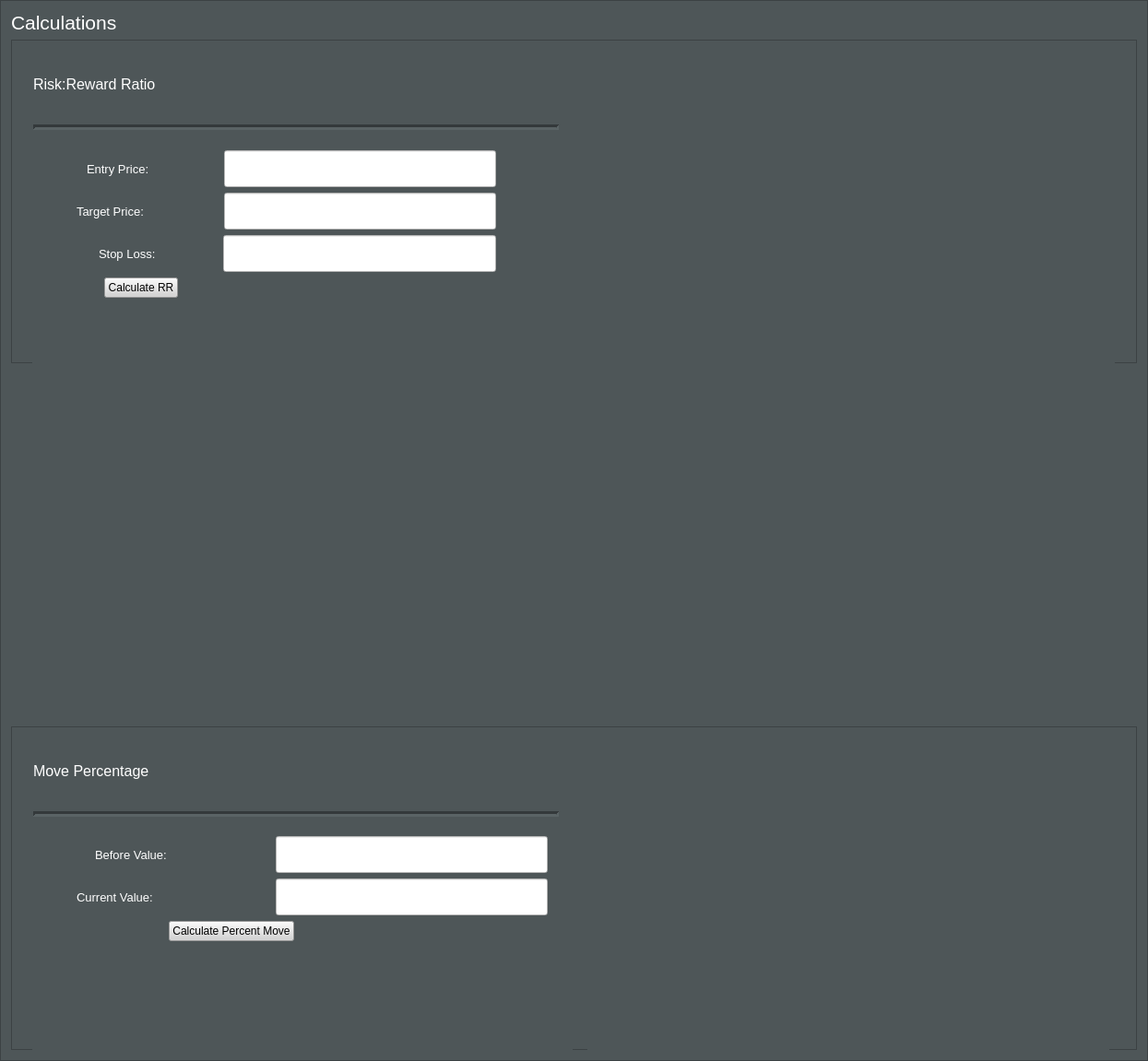
       <widget class="QFrame" name="frame">
        <property name="minimumSize">
         <size>
          <width>1242</width>
          <height>1151</height>
         </size>
        </property>
        <property name="styleSheet">
         <string notr="true">background-color: rgb(78, 86, 88);</string>
        </property>
        <property name="frameShape">
         <enum>QFrame::StyledPanel</enum>
        </property>
        <property name="frameShadow">
         <enum>QFrame::Raised</enum>
        </property>
        <layout class="QFormLayout" name="formLayout_3">
         <item row="0" column="0">
          <widget class="QLabel" name="label_5">
           <property name="font">
            <font>
             <pointsize>16</pointsize>
            </font>
           </property>
           <property name="styleSheet">
            <string notr="true">color: rgb(255, 255, 255);</string>
           </property>
           <property name="text">
            <string>Calculations</string>
           </property>
          </widget>
         </item>
         <item row="1" column="0">
          <widget class="QFrame" name="frame_9">
           <property name="minimumSize">
            <size>
             <width>1221</width>
             <height>351</height>
            </size>
           </property>
           <property name="styleSheet">
            <string notr="true">background-color: rgb(78, 86, 88);</string>
           </property>
           <property name="frameShape">
            <enum>QFrame::StyledPanel</enum>
           </property>
           <property name="frameShadow">
            <enum>QFrame::Raised</enum>
           </property>
           <widget class="QLabel" name="label_6">
            <property name="geometry">
             <rect>
              <x>24</x>
              <y>24</y>
              <width>321</width>
              <height>48</height>
             </rect>
            </property>
            <property name="font">
             <font>
              <pointsize>12</pointsize>
             </font>
            </property>
            <property name="styleSheet">
             <string notr="true">color: rgb(255, 255, 255);</string>
            </property>
            <property name="text">
             <string>Risk:Reward Ratio</string>
            </property>
           </widget>
           <widget class="Line" name="line">
            <property name="geometry">
             <rect>
              <x>24</x>
              <y>87</y>
              <width>570</width>
              <height>16</height>
             </rect>
            </property>
            <property name="lineWidth">
             <number>3</number>
            </property>
            <property name="orientation">
             <enum>Qt::Horizontal</enum>
            </property>
           </widget>
           <widget class="QWidget" name="layoutWidget">
            <property name="geometry">
             <rect>
              <x>23</x>
              <y>120</y>
              <width>578</width>
              <height>240</height>
             </rect>
            </property>
            <layout class="QFormLayout" name="formLayout_10">
             <item row="0" column="0">
              <layout class="QVBoxLayout" name="verticalLayout_6">
               <item>
                <layout class="QHBoxLayout" name="horizontalLayout_19">
                 <item>
                  <spacer name="horizontalSpacer">
                   <property name="orientation">
                    <enum>Qt::Horizontal</enum>
                   </property>
                   <property name="sizeHint" stdset="0">
                    <size>
                     <width>48</width>
                     <height>20</height>
                    </size>
                   </property>
                  </spacer>
                 </item>
                 <item>
                  <layout class="QHBoxLayout" name="horizontalLayout_16">
                   <item>
                    <widget class="QLabel" name="label_7">
                     <property name="minimumSize">
                      <size>
                       <width>143</width>
                       <height>40</height>
                      </size>
                     </property>
                     <property name="font">
                      <font>
                       <pointsize>10</pointsize>
                      </font>
                     </property>
                     <property name="styleSheet">
                      <string notr="true">color: rgb(255, 255, 255);</string>
                     </property>
                     <property name="text">
                      <string>Entry Price:</string>
                     </property>
                    </widget>
                   </item>
                   <item>
                    <widget class="QLineEdit" name="entry_input">
                     <property name="minimumSize">
                      <size>
                       <width>295</width>
                       <height>40</height>
                      </size>
                     </property>
                     <property name="styleSheet">
                      <string notr="true">background-color: rgb(255, 255, 255);</string>
                     </property>
                    </widget>
                   </item>
                  </layout>
                 </item>
                </layout>
               </item>
               <item>
                <layout class="QHBoxLayout" name="horizontalLayout_20">
                 <item>
                  <spacer name="horizontalSpacer_2">
                   <property name="orientation">
                    <enum>Qt::Horizontal</enum>
                   </property>
                   <property name="sizeHint" stdset="0">
                    <size>
                     <width>48</width>
                     <height>20</height>
                    </size>
                   </property>
                  </spacer>
                 </item>
                 <item>
                  <layout class="QHBoxLayout" name="horizontalLayout_17">
                   <item>
                    <widget class="QLabel" name="label_11">
                     <property name="minimumSize">
                      <size>
                       <width>154</width>
                       <height>40</height>
                      </size>
                     </property>
                     <property name="font">
                      <font>
                       <pointsize>10</pointsize>
                      </font>
                     </property>
                     <property name="styleSheet">
                      <string notr="true">color: rgb(255, 255, 255);</string>
                     </property>
                     <property name="text">
                      <string>Target Price:</string>
                     </property>
                    </widget>
                   </item>
                   <item>
                    <widget class="QLineEdit" name="target_input">
                     <property name="minimumSize">
                      <size>
                       <width>295</width>
                       <height>40</height>
                      </size>
                     </property>
                     <property name="maximumSize">
                      <size>
                       <width>295</width>
                       <height>16777215</height>
                      </size>
                     </property>
                     <property name="styleSheet">
                      <string notr="true">background-color: rgb(255, 255, 255);</string>
                     </property>
                    </widget>
                   </item>
                  </layout>
                 </item>
                </layout>
               </item>
               <item>
                <layout class="QHBoxLayout" name="horizontalLayout_21">
                 <item>
                  <spacer name="horizontalSpacer_3">
                   <property name="orientation">
                    <enum>Qt::Horizontal</enum>
                   </property>
                   <property name="sizeHint" stdset="0">
                    <size>
                     <width>48</width>
                     <height>20</height>
                    </size>
                   </property>
                  </spacer>
                 </item>
                 <item>
                  <layout class="QHBoxLayout" name="horizontalLayout_18">
                   <item>
                    <widget class="QLabel" name="label_12">
                     <property name="minimumSize">
                      <size>
                       <width>129</width>
                       <height>40</height>
                      </size>
                     </property>
                     <property name="font">
                      <font>
                       <pointsize>10</pointsize>
                      </font>
                     </property>
                     <property name="styleSheet">
                      <string notr="true">color: rgb(255, 255, 255);</string>
                     </property>
                     <property name="text">
                      <string>Stop Loss:</string>
                     </property>
                    </widget>
                   </item>
                   <item>
                    <widget class="QLineEdit" name="stop_input">
                     <property name="minimumSize">
                      <size>
                       <width>296</width>
                       <height>40</height>
                      </size>
                     </property>
                     <property name="styleSheet">
                      <string notr="true">background-color: rgb(255, 255, 255);</string>
                     </property>
                    </widget>
                   </item>
                  </layout>
                 </item>
                </layout>
               </item>
              </layout>
             </item>
             <item row="1" column="0">
              <layout class="QHBoxLayout" name="horizontalLayout_22">
               <item>
                <spacer name="horizontalSpacer_12">
                 <property name="orientation">
                  <enum>Qt::Horizontal</enum>
                 </property>
                 <property name="sizeHint" stdset="0">
                  <size>
                   <width>78</width>
                   <height>20</height>
                  </size>
                 </property>
                </spacer>
               </item>
               <item>
                <widget class="QPushButton" name="rr_btn">
                 <property name="styleSheet">
                  <string notr="true">background-color: rgb(211, 211, 211);</string>
                 </property>
                 <property name="text">
                  <string>Calculate RR</string>
                 </property>
                </widget>
               </item>
               <item>
                <spacer name="horizontalSpacer_4">
                 <property name="orientation">
                  <enum>Qt::Horizontal</enum>
                 </property>
                 <property name="sizeHint" stdset="0">
                  <size>
                   <width>48</width>
                   <height>20</height>
                  </size>
                 </property>
                </spacer>
               </item>
              </layout>
             </item>
            </layout>
           </widget>
           <widget class="QWidget" name="layoutWidget">
            <property name="geometry">
             <rect>
              <x>597</x>
              <y>23</y>
              <width>600</width>
              <height>359</height>
             </rect>
            </property>
            <layout class="QHBoxLayout" name="horizontalLayout_43">
             <item>
              <spacer name="horizontalSpacer_6">
               <property name="orientation">
                <enum>Qt::Horizontal</enum>
               </property>
               <property name="sizeHint" stdset="0">
                <size>
                 <width>152</width>
                 <height>20</height>
                </size>
               </property>
              </spacer>
             </item>
             <item>
              <widget class="QLabel" name="ratio_display">
               <property name="minimumSize">
                <size>
                 <width>431</width>
                 <height>357</height>
                </size>
               </property>
               <property name="font">
                <font>
                 <pointsize>24</pointsize>
                </font>
               </property>
               <property name="styleSheet">
                <string notr="true">background-color: rgb(78, 86, 88);
color: rgb(255, 255, 255);</string>
               </property>
               <property name="text">
                <string/>
               </property>
              </widget>
             </item>
            </layout>
           </widget>
          </widget>
         </item>
         <item row="2" column="0">
          <spacer name="verticalSpacer_17">
           <property name="orientation">
            <enum>Qt::Vertical</enum>
           </property>
           <property name="sizeHint" stdset="0">
            <size>
             <width>20</width>
             <height>40</height>
            </size>
           </property>
          </spacer>
         </item>
         <item row="3" column="0">
          <widget class="QFrame" name="frame_10">
           <property name="minimumSize">
            <size>
             <width>1221</width>
             <height>351</height>
            </size>
           </property>
           <property name="styleSheet">
            <string notr="true">background-color: rgb(78, 86, 88);</string>
           </property>
           <property name="frameShape">
            <enum>QFrame::StyledPanel</enum>
           </property>
           <property name="frameShadow">
            <enum>QFrame::Raised</enum>
           </property>
           <widget class="QWidget" name="layoutWidget">
            <property name="geometry">
             <rect>
              <x>23</x>
              <y>119</y>
              <width>586</width>
              <height>261</height>
             </rect>
            </property>
            <layout class="QFormLayout" name="formLayout">
             <item row="0" column="0">
              <layout class="QVBoxLayout" name="verticalLayout_7">
               <item>
                <layout class="QHBoxLayout" name="horizontalLayout_25">
                 <item>
                  <spacer name="horizontalSpacer_7">
                   <property name="orientation">
                    <enum>Qt::Horizontal</enum>
                   </property>
                   <property name="sizeHint" stdset="0">
                    <size>
                     <width>48</width>
                     <height>20</height>
                    </size>
                   </property>
                  </spacer>
                 </item>
                 <item>
                  <layout class="QHBoxLayout" name="horizontalLayout_26">
                   <item>
                    <widget class="QLabel" name="label_15">
                     <property name="minimumSize">
                      <size>
                       <width>190</width>
                       <height>40</height>
                      </size>
                     </property>
                     <property name="font">
                      <font>
                       <pointsize>10</pointsize>
                      </font>
                     </property>
                     <property name="styleSheet">
                      <string notr="true">color: rgb(255, 255, 255);</string>
                     </property>
                     <property name="text">
                      <string>Before Value:</string>
                     </property>
                    </widget>
                   </item>
                   <item>
                    <widget class="QLineEdit" name="before_val_input">
                     <property name="minimumSize">
                      <size>
                       <width>295</width>
                       <height>40</height>
                      </size>
                     </property>
                     <property name="styleSheet">
                      <string notr="true">background-color: rgb(255, 255, 255);</string>
                     </property>
                    </widget>
                   </item>
                  </layout>
                 </item>
                </layout>
               </item>
               <item>
                <layout class="QHBoxLayout" name="horizontalLayout_27">
                 <item>
                  <spacer name="horizontalSpacer_11">
                   <property name="orientation">
                    <enum>Qt::Horizontal</enum>
                   </property>
                   <property name="sizeHint" stdset="0">
                    <size>
                     <width>48</width>
                     <height>20</height>
                    </size>
                   </property>
                  </spacer>
                 </item>
                 <item>
                  <layout class="QHBoxLayout" name="horizontalLayout_28">
                   <item>
                    <widget class="QLabel" name="label_16">
                     <property name="minimumSize">
                      <size>
                       <width>210</width>
                       <height>40</height>
                      </size>
                     </property>
                     <property name="font">
                      <font>
                       <pointsize>10</pointsize>
                      </font>
                     </property>
                     <property name="styleSheet">
                      <string notr="true">color: rgb(255, 255, 255);</string>
                     </property>
                     <property name="text">
                      <string>Current Value:</string>
                     </property>
                    </widget>
                   </item>
                   <item>
                    <widget class="QLineEdit" name="current_val_input">
                     <property name="minimumSize">
                      <size>
                       <width>295</width>
                       <height>40</height>
                      </size>
                     </property>
                     <property name="maximumSize">
                      <size>
                       <width>295</width>
                       <height>16777215</height>
                      </size>
                     </property>
                     <property name="styleSheet">
                      <string notr="true">background-color: rgb(255, 255, 255);</string>
                     </property>
                    </widget>
                   </item>
                  </layout>
                 </item>
                </layout>
               </item>
              </layout>
             </item>
             <item row="1" column="0">
              <layout class="QHBoxLayout" name="horizontalLayout_23">
               <item>
                <spacer name="horizontalSpacer_32">
                 <property name="orientation">
                  <enum>Qt::Horizontal</enum>
                 </property>
                 <property name="sizeHint" stdset="0">
                  <size>
                   <width>148</width>
                   <height>20</height>
                  </size>
                 </property>
                </spacer>
               </item>
               <item>
                <widget class="QPushButton" name="percent_move_btn">
                 <property name="styleSheet">
                  <string notr="true">background-color: rgb(211, 211, 211);</string>
                 </property>
                 <property name="text">
                  <string>Calculate Percent Move</string>
                 </property>
                </widget>
               </item>
               <item>
                <spacer name="horizontalSpacer_30">
                 <property name="orientation">
                  <enum>Qt::Horizontal</enum>
                 </property>
                 <property name="sizeHint" stdset="0">
                  <size>
                   <width>48</width>
                   <height>20</height>
                  </size>
                 </property>
                </spacer>
               </item>
              </layout>
             </item>
            </layout>
           </widget>
           <widget class="QLabel" name="label_14">
            <property name="geometry">
             <rect>
              <x>24</x>
              <y>24</y>
              <width>301</width>
              <height>48</height>
             </rect>
            </property>
            <property name="font">
             <font>
              <pointsize>12</pointsize>
             </font>
            </property>
            <property name="styleSheet">
             <string notr="true">color: rgb(255, 255, 255);</string>
            </property>
            <property name="text">
             <string>Move Percentage</string>
            </property>
           </widget>
           <widget class="Line" name="line_2">
            <property name="geometry">
             <rect>
              <x>24</x>
              <y>87</y>
              <width>570</width>
              <height>16</height>
             </rect>
            </property>
            <property name="lineWidth">
             <number>3</number>
            </property>
            <property name="orientation">
             <enum>Qt::Horizontal</enum>
            </property>
           </widget>
           <widget class="QWidget" name="">
            <property name="geometry">
             <rect>
              <x>625</x>
              <y>24</y>
              <width>566</width>
              <height>359</height>
             </rect>
            </property>
            <layout class="QHBoxLayout" name="horizontalLayout_30">
             <item>
              <spacer name="horizontalSpacer_31">
               <property name="orientation">
                <enum>Qt::Horizontal</enum>
               </property>
               <property name="sizeHint" stdset="0">
                <size>
                 <width>118</width>
                 <height>20</height>
                </size>
               </property>
              </spacer>
             </item>
             <item>
              <widget class="QLabel" name="percent_move_display">
               <property name="minimumSize">
                <size>
                 <width>431</width>
                 <height>357</height>
                </size>
               </property>
               <property name="font">
                <font>
                 <pointsize>24</pointsize>
                </font>
               </property>
               <property name="styleSheet">
                <string notr="true">background-color: rgb(78, 86, 88);
color: rgb(255, 255, 255);</string>
               </property>
               <property name="text">
                <string/>
               </property>
              </widget>
             </item>
            </layout>
           </widget>
          </widget>
         </item>
        </layout>
        <zorder>label_5</zorder>
        <zorder>frame_9</zorder>
        <zorder>frame_10</zorder>
        <zorder>verticalSpacer_17</zorder>
        <zorder>layoutWidget</zorder>
        <zorder>label_14</zorder>
        <zorder></zorder>
        <zorder>line_2</zorder>
       </widget>
